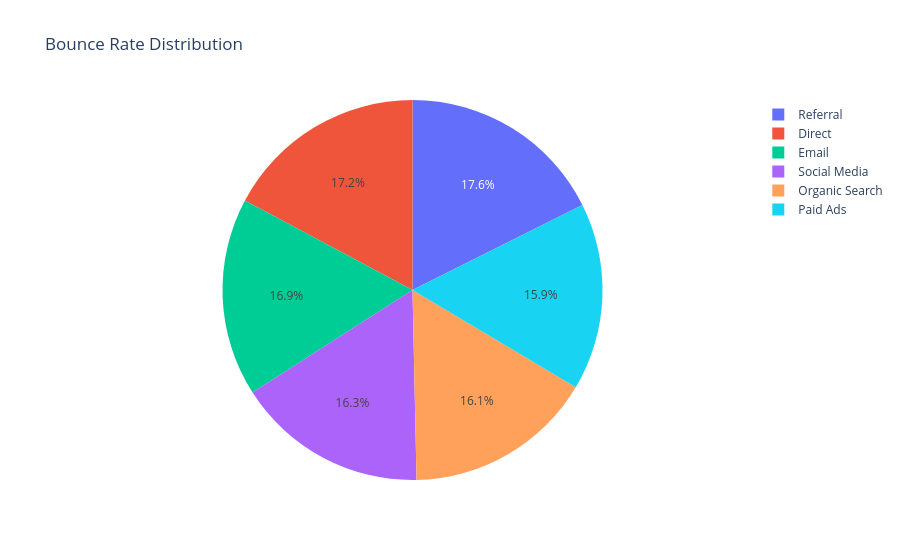

Notebook code cell kept with this figure:
### Markdown cell above
# bounce rate dashboard

### Code cell
bounce = df.groupby("Traffic Source")["Bounce Rate (%)"].mean().reset_index()

fig = px.pie(
    bounce,
    names="Traffic Source",
    values="Bounce Rate (%)",
    title="Bounce Rate Distribution"
)

fig.show()

### Figure 1 — Plotly figure (JSON) as saved in the notebook; plotly's stock layout.template omitted (floating-point values rounded to 4 significant figures)
{"data": [{"domain": {"x": [0, 1], "y": [0, 1]}, "hovertemplate": "Traffic Source=%{label}<br>Bounce Rate (%)=%{value}<extra></extra>", "labels": ["Direct", "Email", "Organic Search", "Paid Ads", "Referral", "Social Media"], "legendgroup": "", "name": "", "showlegend": true, "type": "pie", "values": [34.38, 33.79, 32.24, 31.88, 35.23, 32.53]}], "layout": {"legend": {"tracegroupgap": 0}, "title": {"text": "Bounce Rate Distribution"}}}
